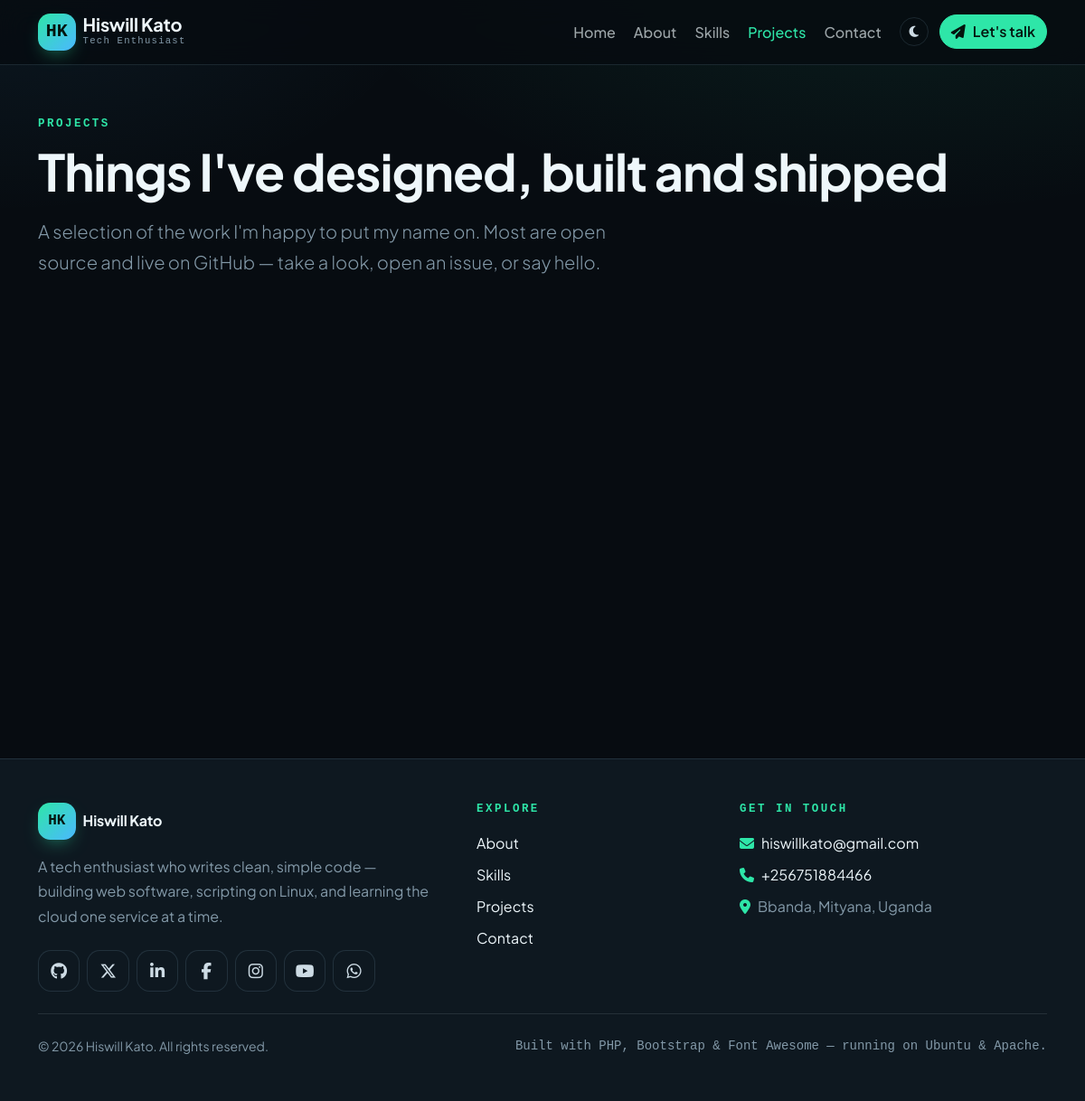
/projects.php, run on an earlier commit of the app's database.
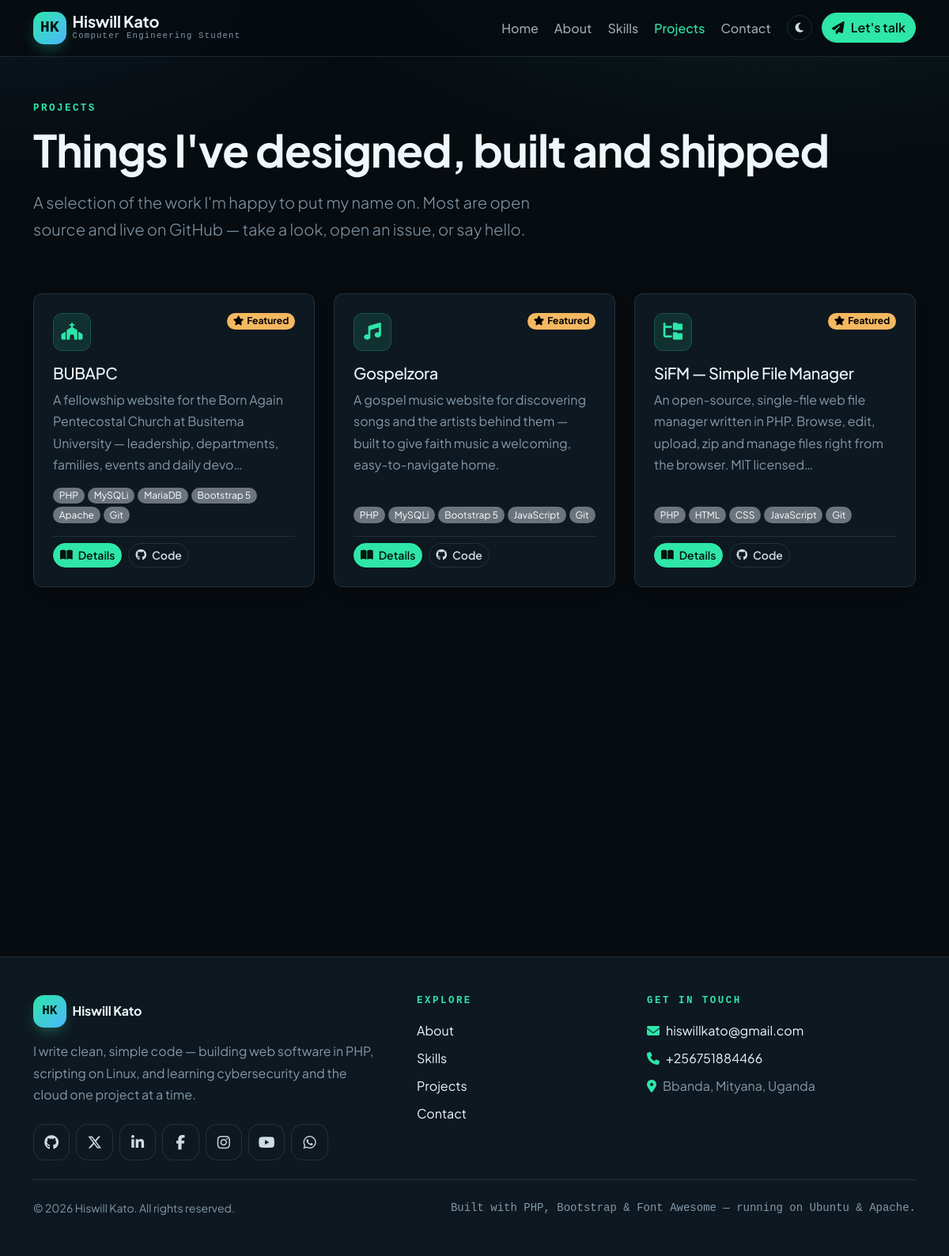
And on a later commit of the database.
### tables this page shows
CREATE TABLE profile (
  id        INT UNSIGNED NOT NULL AUTO_INCREMENT,
  name      VARCHAR(80)  NOT NULL,
  alias     VARCHAR(40)  NOT NULL DEFAULT '',
  title     VARCHAR(120) NOT NULL,
  tagline   VARCHAR(200) NOT NULL DEFAULT '',
  bio       TEXT         NOT NULL,
  about     MEDIUMTEXT   NOT NULL,
  location  VARCHAR(120) NOT NULL DEFAULT '',
  campus    VARCHAR(160) NOT NULL DEFAULT '',
  degree    VARCHAR(160) NOT NULL DEFAULT '',
  email     VARCHAR(160) NOT NULL DEFAULT '',
  phone     VARCHAR(40)  NOT NULL DEFAULT '',
  avatar    VARCHAR(200) NOT NULL DEFAULT '',
  resume    VARCHAR(200) NOT NULL DEFAULT '',
  available TINYINT(1)   NOT NULL DEFAULT 1,
  updated   TIMESTAMP    NOT NULL DEFAULT CURRENT_TIMESTAMP ON UPDATE CURRENT_TIMESTAMP,
  PRIMARY KEY (id)
);

CREATE TABLE socials (
  id     INT UNSIGNED NOT NULL AUTO_INCREMENT,
  name   VARCHAR(40)  NOT NULL,
  handle VARCHAR(80)  NOT NULL,
  url    VARCHAR(255) NOT NULL DEFAULT '',
  icon   VARCHAR(60)  NOT NULL DEFAULT '',
  color  VARCHAR(20)  NOT NULL DEFAULT '',
  sort   INT UNSIGNED NOT NULL DEFAULT 0,
  shown  TINYINT(1)   NOT NULL DEFAULT 1,
  PRIMARY KEY (id)
);

CREATE TABLE projects (
  id       INT UNSIGNED NOT NULL AUTO_INCREMENT,
  title    VARCHAR(120) NOT NULL,
  slug     VARCHAR(140) NOT NULL,
  summary  VARCHAR(280) NOT NULL DEFAULT '',
  body     MEDIUMTEXT   NOT NULL,
  tech     VARCHAR(255) NOT NULL DEFAULT '',
  category VARCHAR(40)  NOT NULL DEFAULT 'web',
  repo     VARCHAR(255) NOT NULL DEFAULT '',
  live     VARCHAR(255) NOT NULL DEFAULT '',
  icon     VARCHAR(60)  NOT NULL DEFAULT 'fa-solid fa-code',
  featured TINYINT(1)   NOT NULL DEFAULT 0,
  status   ENUM('published','draft') NOT NULL DEFAULT 'published',
  sort     INT UNSIGNED NOT NULL DEFAULT 0,
  created  TIMESTAMP    NOT NULL DEFAULT CURRENT_TIMESTAMP,
  PRIMARY KEY (id),
  UNIQUE KEY projects_slug (slug)
);

### app/db.php (called while the page is built, shortened)
<?php
function db(): mysqli
{
    static $conn = null;
    if ($conn === null) {
        try {
            $conn = new mysqli(DB_HOST, DB_USER, DB_PASS, DB_NAME);
            $conn->set_charset('utf8mb4');
        } catch (mysqli_sql_exception $problem) {
            http_response_code(503);
            $detail = SHOW_ERRORS ? '<p><code>' . htmlspecialchars($problem->getMessage()) . '</code></p>' : '';
            exit('<!doctype html><meta charset="utf-8"><title>Database unavailable</title>'
                . '<div style="font:16px/1.6 system-ui;max-width:36rem;margin:14vh auto;padding:0 1.5rem">'
                . '<h1 style="font-size:1.4rem">The database is not reachable.</h1>'
                . $detail
                . '<p>Check the <code>DB_*</code> values in <code>app/config.php</code> and that MariaDB is running.</p>'
                . '</div>');
        }
    }
    return $conn;
}
function query(string $sql, array $args = []): mysqli_stmt
{
    $statement = db()->prepare($sql);
    $statement->execute();
    return $statement;
}
function one(string $sql, array $args = []): ?array
{
    $row = query($sql, $args)->get_result()->fetch_assoc();
    return $row ?: null;
}
function all(string $sql, array $args = []): array
{
    return query($sql, $args)->get_result()->fetch_all(MYSQLI_ASSOC);
}

### app/data.php (called while the page is built, shortened)
<?php
function me(): array
{
    static $me = null;
    if ($me === null) {
        $me = one('SELECT * FROM profile ORDER BY id LIMIT 1') ?? [];
    }
    return $me;
}
function socials(): array
{
    return all('SELECT * FROM socials WHERE shown = 1 ORDER BY sort, id');
}
function projects(bool $everything = false): array
{
    $clause = $everything ? '' : "WHERE status = 'published'";
    return all("SELECT * FROM projects $clause ORDER BY featured DESC, sort, created DESC");
}

### projects.php (the view, shortened to what the changed rows need)
<?php
require __DIR__ . '/app/init.php';
$section     = 'projects';
$items       = projects();
require __DIR__ . '/app/parts/header.php';
?>
<section class="container py-5">
    <h1 class="display-4 mt-2 mb-3">Things I've designed, built and shipped</h1>
</section>
<section class="container pb-5">
    <?php if ($items === []): ?>
        <div class="tile p-5 text-center">
            <?= icon('fa-regular fa-folder-open fa-2x text-primary mb-3') ?>
            <p class="mb-0 text-body-secondary">No projects to show yet — check back soon.</p>
        </div>
    <?php else: ?>
        <div class="row g-4">
            <?php foreach ($items as $item): ?>
                <div class="col-md-6 col-lg-4 reveal">
                    <article class="card work">
                        <div class="card-body p-4 d-flex flex-column">
                            <div class="d-flex align-items-start justify-content-between mb-3">
                                <span class="work-icon"><?= icon($item['icon']) ?></span>
                                <?php if (!empty($item['featured'])): ?>
                                    <span class="badge rounded-pill text-bg-warning"><?= icon('fa-solid fa-star me-1') ?>Featured</span>
                                <?php endif; ?>
                            </div>
                            <h2 class="h5 mb-2"><?= e($item['title']) ?></h2>
                            <p class="text-body-secondary flex-grow-1"><?= e(cut($item['summary'], 140)) ?></p>
                            <div class="d-flex flex-wrap gap-1 mb-3">
                                <?php foreach (array_filter(array_map('trim', explode(',', $item['tech']))) as $tech): ?>
                                    <span class="badge rounded-pill text-bg-secondary fw-normal"><?= e($tech) ?></span>
                                <?php endforeach; ?>
                            </div>
                            <div class="d-flex flex-wrap gap-2 mt-auto pt-2 border-top" style="position: relative; z-index: 2;">
                                <a class="btn btn-primary btn-sm" href="<?= url('projects/' . $item['slug']) ?>">
                                    <?= icon('fa-solid fa-book-open') ?> Details
                                </a>
                                <?php if (!empty($item['repo'])): ?>
                                    <a class="btn btn-ghost btn-sm" href="<?= e($item['repo']) ?>" target="_blank" rel="noopener">
                                        <?= icon('fa-brands fa-github') ?> Code
                                    </a>
                                <?php endif; ?>
                            </div>
                        </div>
                    </article>
                </div>
            <?php endforeach; ?>
        </div>
    <?php endif; ?>
</section>
<?php require __DIR__ . '/app/parts/footer.php'; ?>

### app/parts/header.php (shortened to what the changed rows need)
<?php
$me     = me();
$active = $section ?? '';
$about = $me['tagline'] ?? ('The personal website of ' . OWNER);
$nav = [
    'home'     => ['Home', ''],
    'about'    => ['About', 'about'],
    'skills'   => ['Skills', 'skills'],
    'projects' => ['Projects', 'projects'],
    'contact'  => ['Contact', 'contact'],
];
?>
<!doctype html>
<html lang="en" data-theme="dark" data-bs-theme="dark">
<head>
<link rel="stylesheet" href="<?= asset('css/bootstrap.min.css') ?>">
<link rel="stylesheet" href="<?= asset('css/all.min.css') ?>">
<link rel="stylesheet" href="<?= asset('css/style.css') ?>">
<?php
$place = array_values(array_filter(array_map('trim', explode(',', (string) ($me['location'] ?? '')))));
$card = array_filter([
    '@context'      => 'https://schema.org',
    '@type'         => 'Person',
    'name'          => $me['name'] ?? OWNER,
    'alternateName' => ALIAS,
    'url'           => url(),
    'jobTitle'      => $me['title'] ?? '',
    'description'   => $about,
    'email'         => 'mailto:' . ($me['email'] ?? EMAIL),
    'alumniOf'      => ($me['campus'] ?? '') === '' ? null : ['@type' => 'CollegeOrUniversity', 'name' => $me['campus']],
    'address'       => $place === [] ? null : array_filter([
        '@type'           => 'PostalAddress',
        'addressLocality' => $place[0] ?? null,
        'addressRegion'   => $place[1] ?? null,
        'addressCountry'  => $place[2] ?? 'UG',
    ]),
    'sameAs'        => array_values(array_filter(array_column(socials(), 'url'))),
]);
?>
</head>
<body>
<header class="site-header">
    <nav class="navbar navbar-expand-lg" aria-label="Main">
        <div class="container">
            <a class="navbar-brand d-flex align-items-center gap-2" href="<?= url() ?>">
                <span class="brand-mark"><?= e(initials($me['name'] ?? OWNER)) ?></span>
                <span class="d-flex flex-column">
                    <span class="brand-name"><?= e($me['name'] ?? OWNER) ?></span>
                    <span class="brand-tagline d-none d-sm-block"><?= e($me['title'] ?? '') ?></span>
                </span>
            </a>
            <?= themeToggle('d-lg-none ms-auto') ?>
            <div class="collapse navbar-collapse" id="navmenu">
                <ul class="navbar-nav ms-auto align-items-lg-center gap-lg-1 mt-3 mt-lg-0">
                    <?php foreach ($nav as $key => [$text, $path]): ?>
                        <li class="nav-item">
                            <a class="nav-link<?= $active === $key ? ' active' : '' ?>"
                               <?= $active === $key ? 'aria-current="page"' : '' ?>
                               href="<?= url($path) ?>"><?= e($text) ?></a>
                        </li>
                    <?php endforeach; ?>
                </ul>
            </div>
        </div>
    </nav>
</header>
<main id="main">

### app/parts/footer.php (shortened to what the changed rows need)
<?php
$me      = me();
$socials = socials();
?>
</main>
<footer class="site-footer mt-5">
    <div class="container py-5">
        <div class="row g-4 g-lg-5">
            <div class="col-lg-5">
                <a class="navbar-brand d-inline-flex align-items-center gap-2 mb-3" href="<?= url() ?>">
                    <span class="brand-mark"><?= e(initials($me['name'] ?? OWNER)) ?></span>
                    <span class="brand-name"><?= e($me['name'] ?? OWNER) ?></span>
                </a>
                <p class="text-body-secondary mb-4" style="max-width: 30rem">
                    <?= e($me['tagline'] ?? '') ?>
                </p>
                <?php if ($socials !== []): ?>
                    <div class="d-flex flex-wrap gap-2">
                        <?php foreach ($socials as $item): ?>
                            <a class="social" href="<?= e($item['url'] ?: url('contact')) ?>"
                               <?= $item['url'] !== '' ? 'target="_blank" rel="noopener"' : '' ?>
                               style="--brand: <?= e($item['color'] ?: 'var(--bs-primary)') ?>"
                               title="<?= e($item['name']) ?>" aria-label="<?= e($item['name']) ?>">
                                <?= icon($item['icon']) ?>
                            </a>
                        <?php endforeach; ?>
                    </div>
                <?php endif; ?>
            </div>
            <div class="col-6 col-lg-4">
                <ul class="list-unstyled d-grid gap-2 mb-0">
                    <li>
                        <a class="link-body-emphasis text-decoration-none text-break" href="mailto:<?= e($me['email'] ?? EMAIL) ?>">
                            <?= icon('fa-solid fa-envelope me-2 text-primary') ?><?= e($me['email'] ?? EMAIL) ?>
                        </a>
                    </li>
                    <li>
                        <a class="link-body-emphasis text-decoration-none text-break" href="tel:<?= e(preg_replace('/\s+/', '', $me['phone'] ?? '')) ?>">
                            <?= icon('fa-solid fa-phone me-2 text-primary') ?><?= e($me['phone'] ?? '') ?>
                        </a>
                    </li>
                    <li class="text-body-secondary">
                        <?= icon('fa-solid fa-location-dot me-2 text-primary') ?><?= e($me['location'] ?? '') ?>
                    </li>
                </ul>
            </div>
        </div>
        <div class="d-flex flex-column flex-sm-row justify-content-between align-items-center gap-2 small text-body-secondary">
            <span>&copy; <span data-year><?= date('Y') ?></span> <?= e($me['name'] ?? OWNER) ?>. All rights reserved.</span>
            <span class="mono">Built with PHP, Bootstrap &amp; Font Awesome — running on Ubuntu &amp; Apache.</span>
        </div>
    </div>
</footer>
</body>
</html>

### app/functions.php (shortened to what the changed rows need)
<?php
function e(mixed $value): string
{
    return htmlspecialchars((string) $value, ENT_QUOTES, 'UTF-8');
}
function url(string $path = ''): string
{
    if (BASE_URL !== '') {
        $base = rtrim(BASE_URL, '/');
    } else {
        $scheme = (($_SERVER['HTTPS'] ?? '') === 'on') ? 'https' : 'http';
        $base = $scheme . '://' . ($_SERVER['HTTP_HOST'] ?? 'localhost');
    }
    return $path === '' ? $base : $base . '/' . ltrim($path, '/');
}
function asset(string $path): string
{
    return url('assets/' . ltrim($path, '/'));
}
function cut(string $text, int $length = 150): string
{
    $text = trim(preg_replace('/\s+/', ' ', strip_tags($text)) ?? '');
    if (mb_strlen($text) <= $length) {
        return $text;
    }
    return rtrim(mb_substr($text, 0, $length), " \t\n\r\0\x0B.,") . '…';
}
function initials(string $name): string
{
    $parts = preg_split('/\s+/', trim($name)) ?: [];
    $letters = array_map(static fn (string $word): string => mb_strtoupper(mb_substr($word, 0, 1)), $parts);
    return implode('', array_slice($letters, 0, 2));
}
function icon(string $classes): string
{
    return '<i class="' . e($classes) . '" aria-hidden="true"></i>';
}
function themeToggle(string $extra = ''): string
{
    $extra = $extra === '' ? '' : ' ' . $extra;
    return '<button type="button" class="btn btn-ghost rounded-circle theme-toggle' . $extra
        . '" aria-label="Switch theme">'
        . icon('fa-solid fa-moon') . icon('fa-solid fa-sun') . '</button>';
}

What changed in the data, as far as the page shows it:
changed profile "HK": title "Tech Enthusiast" → "Computer Engineering Student"; tagline "A tech enthusiast who writes clean, simple code — building web software, scripting on Linux, and learning the cloud one service at a time." → "I write clean, simple code — building web software in PHP, scripting on Linux, and learning cybersecurity and the cloud one project at a time."
now on this page (row unchanged): projects: title "BUBAPC", summary "A fellowship website for the Born Again Pentecostal Church at Busitema University — leadership, departments, families, events and daily devo…", tech "PHP", tech "MySQLi", tech "MariaDB", tech "Bootstrap 5", tech "Apache", tech "Git"
now on this page (row unchanged): projects: title "Gospelzora", summary "A gospel music website for discovering songs and the artists behind them — built to give faith music a welcoming, easy-to-navigate home.", tech "PHP", tech "MySQLi", tech "Bootstrap 5", tech "JavaScript", tech "Git"
now on this page (row unchanged): projects: title "SiFM — Simple File Manager", summary "An open-source, single-file web file manager written in PHP. Browse, edit, upload, zip and manage files right from the browser. MIT licensed…", tech "PHP", tech "HTML", tech "CSS", tech "JavaScript", tech "Git"
